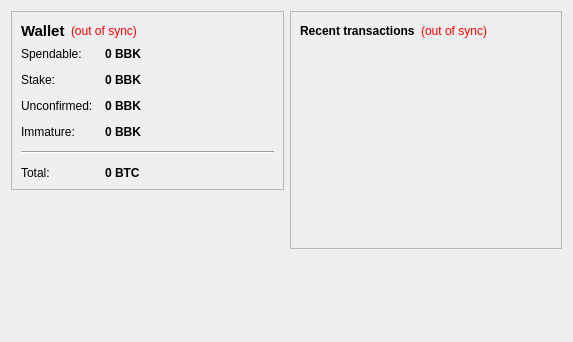
<?xml version="1.0" encoding="UTF-8"?>
<ui version="4.0">
 <class>OverviewPage</class>
 <widget class="QWidget" name="OverviewPage">
  <property name="geometry">
   <rect>
    <x>0</x>
    <y>0</y>
    <width>573</width>
    <height>342</height>
   </rect>
  </property>
  <property name="windowTitle">
   <string>Form</string>
  </property>
  <layout class="QHBoxLayout" name="horizontalLayout" stretch="1,1">
   <item>
    <layout class="QVBoxLayout" name="verticalLayout_2">
     <item>
      <widget class="QFrame" name="frame">
       <property name="frameShape">
        <enum>QFrame::StyledPanel</enum>
       </property>
       <property name="frameShadow">
        <enum>QFrame::Raised</enum>
       </property>
       <layout class="QVBoxLayout" name="verticalLayout_4">
        <item>
         <layout class="QHBoxLayout" name="horizontalLayout_4">
          <item>
           <widget class="QLabel" name="label_5">
            <property name="font">
             <font>
              <pointsize>11</pointsize>
              <weight>75</weight>
              <bold>true</bold>
             </font>
            </property>
            <property name="text">
             <string>Wallet</string>
            </property>
           </widget>
          </item>
          <item>
           <widget class="QLabel" name="labelWalletStatus">
            <property name="toolTip">
             <string>The displayed information may be out of date. Your wallet automatically synchronizes with the bitblocks network after a connection is established, but this process has not completed yet.</string>
            </property>
            <property name="styleSheet">
             <string notr="true">QLabel { color: red; }</string>
            </property>
            <property name="text">
             <string notr="true">(out of sync)</string>
            </property>
            <property name="alignment">
             <set>Qt::AlignLeading|Qt::AlignLeft|Qt::AlignVCenter</set>
            </property>
           </widget>
          </item>
          <item>
           <spacer name="horizontalSpacer_2">
            <property name="orientation">
             <enum>Qt::Horizontal</enum>
            </property>
            <property name="sizeHint" stdset="0">
             <size>
              <width>40</width>
              <height>20</height>
             </size>
            </property>
           </spacer>
          </item>
         </layout>
        </item>
        <item>
         <layout class="QFormLayout" name="formLayout_2">
          <property name="fieldGrowthPolicy">
           <enum>QFormLayout::AllNonFixedFieldsGrow</enum>
          </property>
          <property name="horizontalSpacing">
           <number>12</number>
          </property>
          <property name="verticalSpacing">
           <number>12</number>
          </property>
          <item row="0" column="0">
           <widget class="QLabel" name="label">
            <property name="text">
             <string>Spendable:</string>
            </property>
           </widget>
          </item>
          <item row="0" column="1">
           <widget class="QLabel" name="labelBalance">
            <property name="font">
             <font>
              <weight>75</weight>
              <bold>true</bold>
             </font>
            </property>
            <property name="cursor">
             <cursorShape>IBeamCursor</cursorShape>
            </property>
            <property name="toolTip">
             <string>Your current spendable balance</string>
            </property>
            <property name="text">
             <string notr="true">0 BBK</string>
            </property>
            <property name="textInteractionFlags">
             <set>Qt::LinksAccessibleByMouse|Qt::TextSelectableByKeyboard|Qt::TextSelectableByMouse</set>
            </property>
           </widget>
          </item>
          <item row="1" column="0">
           <widget class="QLabel" name="label_6">
            <property name="text">
             <string>Stake:</string>
            </property>
           </widget>
          </item>
          <item row="1" column="1">
           <widget class="QLabel" name="labelStake">
            <property name="font">
             <font>
              <weight>75</weight>
              <bold>true</bold>
             </font>
            </property>
            <property name="cursor">
             <cursorShape>IBeamCursor</cursorShape>
            </property>
            <property name="toolTip">
             <string>Total of coins that was staked, and do not yet count toward the current balance</string>
            </property>
            <property name="text">
             <string notr="true">0 BBK</string>
            </property>
            <property name="textInteractionFlags">
             <set>Qt::LinksAccessibleByMouse|Qt::TextSelectableByKeyboard|Qt::TextSelectableByMouse</set>
            </property>
           </widget>
          </item>
          <item row="2" column="0">
           <widget class="QLabel" name="label_3">
            <property name="text">
             <string>Unconfirmed:</string>
            </property>
           </widget>
          </item>
          <item row="2" column="1">
           <widget class="QLabel" name="labelUnconfirmed">
            <property name="font">
             <font>
              <weight>75</weight>
              <bold>true</bold>
             </font>
            </property>
            <property name="cursor">
             <cursorShape>IBeamCursor</cursorShape>
            </property>
            <property name="toolTip">
             <string>Total of transactions that have yet to be confirmed, and do not yet count toward the current balance</string>
            </property>
            <property name="text">
             <string notr="true">0 BBK</string>
            </property>
            <property name="textInteractionFlags">
             <set>Qt::LinksAccessibleByMouse|Qt::TextSelectableByKeyboard|Qt::TextSelectableByMouse</set>
            </property>
           </widget>
          </item>
          <item row="3" column="0">
           <widget class="QLabel" name="labelImmatureText">
            <property name="text">
             <string>Immature:</string>
            </property>
           </widget>
          </item>
          <item row="3" column="1">
           <widget class="QLabel" name="labelImmature">
            <property name="font">
             <font>
              <weight>75</weight>
              <bold>true</bold>
             </font>
            </property>
            <property name="toolTip">
             <string>Mined balance that has not yet matured</string>
            </property>
            <property name="text">
             <string notr="true">0 BBK</string>
            </property>
            <property name="textInteractionFlags">
             <set>Qt::LinksAccessibleByMouse|Qt::TextSelectableByKeyboard|Qt::TextSelectableByMouse</set>
            </property>
           </widget>
          </item>
          <item row="4" column="0" colspan="2">
           <widget class="Line" name="line">
            <property name="orientation">
             <enum>Qt::Horizontal</enum>
            </property>
           </widget>
          </item>
          <item row="5" column="0">
           <widget class="QLabel" name="labelTotalText">
            <property name="text">
             <string>Total:</string>
            </property>
           </widget>
          </item>
          <item row="5" column="1">
           <widget class="QLabel" name="labelTotal">
            <property name="font">
             <font>
              <weight>75</weight>
              <bold>true</bold>
             </font>
            </property>
            <property name="cursor">
             <cursorShape>IBeamCursor</cursorShape>
            </property>
            <property name="toolTip">
             <string>Your current total balance</string>
            </property>
            <property name="text">
             <string notr="true">0 BTC</string>
            </property>
            <property name="textInteractionFlags">
             <set>Qt::LinksAccessibleByMouse|Qt::TextSelectableByKeyboard|Qt::TextSelectableByMouse</set>
            </property>
           </widget>
          </item>
         </layout>
        </item>
       </layout>
      </widget>
     </item>
     <item>
      <spacer name="verticalSpacer">
       <property name="orientation">
        <enum>Qt::Vertical</enum>
       </property>
       <property name="sizeHint" stdset="0">
        <size>
         <width>20</width>
         <height>40</height>
        </size>
       </property>
      </spacer>
     </item>
    </layout>
   </item>
   <item>
    <layout class="QVBoxLayout" name="verticalLayout_3">
     <item>
      <widget class="QFrame" name="frame_2">
       <property name="frameShape">
        <enum>QFrame::StyledPanel</enum>
       </property>
       <property name="frameShadow">
        <enum>QFrame::Raised</enum>
       </property>
       <layout class="QVBoxLayout" name="verticalLayout">
        <item>
         <layout class="QHBoxLayout" name="horizontalLayout_2">
          <item>
           <widget class="QLabel" name="label_4">
            <property name="text">
             <string>&lt;b&gt;Recent transactions&lt;/b&gt;</string>
            </property>
           </widget>
          </item>
          <item>
           <widget class="QLabel" name="labelTransactionsStatus">
            <property name="toolTip">
             <string>The displayed information may be out of date. Your wallet automatically synchronizes with the bitblocks network after a connection is established, but this process has not completed yet.</string>
            </property>
            <property name="styleSheet">
             <string notr="true">QLabel { color: red; }</string>
            </property>
            <property name="text">
             <string notr="true">(out of sync)</string>
            </property>
            <property name="alignment">
             <set>Qt::AlignRight|Qt::AlignTrailing|Qt::AlignVCenter</set>
            </property>
           </widget>
          </item>
          <item>
           <spacer name="horizontalSpacer">
            <property name="orientation">
             <enum>Qt::Horizontal</enum>
            </property>
            <property name="sizeHint" stdset="0">
             <size>
              <width>40</width>
              <height>20</height>
             </size>
            </property>
           </spacer>
          </item>
         </layout>
        </item>
        <item>
         <widget class="QListView" name="listTransactions">
          <property name="styleSheet">
           <string notr="true">QListView { background: transparent; }</string>
          </property>
          <property name="frameShape">
           <enum>QFrame::NoFrame</enum>
          </property>
          <property name="verticalScrollBarPolicy">
           <enum>Qt::ScrollBarAlwaysOff</enum>
          </property>
          <property name="horizontalScrollBarPolicy">
           <enum>Qt::ScrollBarAlwaysOff</enum>
          </property>
          <property name="selectionMode">
           <enum>QAbstractItemView::NoSelection</enum>
          </property>
         </widget>
        </item>
       </layout>
      </widget>
     </item>
     <item>
      <spacer name="verticalSpacer_2">
       <property name="orientation">
        <enum>Qt::Vertical</enum>
       </property>
       <property name="sizeHint" stdset="0">
        <size>
         <width>20</width>
         <height>40</height>
        </size>
       </property>
      </spacer>
     </item>
    </layout>
   </item>
  </layout>
 </widget>
 <resources/>
 <connections/>
</ui>
